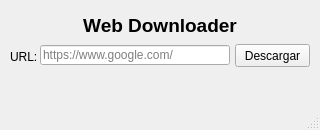
<?xml version="1.0" encoding="UTF-8"?>
<ui version="4.0">
 <class>MainWindow</class>
 <widget class="QMainWindow" name="MainWindow">
  <property name="geometry">
   <rect>
    <x>0</x>
    <y>0</y>
    <width>320</width>
    <height>130</height>
   </rect>
  </property>
  <property name="windowTitle">
   <string>WebDownloader</string>
  </property>
  <property name="windowIcon">
   <iconset resource="img/icono.qrc">
    <normaloff>:/icono/icono.png</normaloff>:/icono/icono.png</iconset>
  </property>
  <widget class="QWidget" name="centralwidget">
   <widget class="QLineEdit" name="lineEdit_url">
    <property name="geometry">
     <rect>
      <x>40</x>
      <y>45</y>
      <width>190</width>
      <height>20</height>
     </rect>
    </property>
    <property name="placeholderText">
     <string>https://www.google.com/</string>
    </property>
   </widget>
   <widget class="QLabel" name="label_url">
    <property name="geometry">
     <rect>
      <x>10</x>
      <y>50</y>
      <width>30</width>
      <height>13</height>
     </rect>
    </property>
    <property name="text">
     <string>URL:</string>
    </property>
   </widget>
   <widget class="QPushButton" name="pushButton_descargar">
    <property name="geometry">
     <rect>
      <x>235</x>
      <y>44</y>
      <width>75</width>
      <height>23</height>
     </rect>
    </property>
    <property name="text">
     <string>Descargar</string>
    </property>
    <property name="icon">
     <iconset resource="img/descargar.qrc">
      <normaloff>:/descargar/descargar.png</normaloff>:/descargar/descargar.png</iconset>
    </property>
   </widget>
   <widget class="QLabel" name="labelstatusbar">
    <property name="geometry">
     <rect>
      <x>110</x>
      <y>70</y>
      <width>47</width>
      <height>13</height>
     </rect>
    </property>
    <property name="text">
     <string/>
    </property>
   </widget>
   <widget class="QLabel" name="label_titulo">
    <property name="geometry">
     <rect>
      <x>10</x>
      <y>10</y>
      <width>300</width>
      <height>30</height>
     </rect>
    </property>
    <property name="font">
     <font>
      <pointsize>14</pointsize>
      <weight>75</weight>
      <bold>true</bold>
     </font>
    </property>
    <property name="text">
     <string>Web Downloader</string>
    </property>
    <property name="alignment">
     <set>Qt::AlignCenter</set>
    </property>
   </widget>
  </widget>
  <widget class="QMenuBar" name="menubar">
   <property name="geometry">
    <rect>
     <x>0</x>
     <y>0</y>
     <width>320</width>
     <height>21</height>
    </rect>
   </property>
  </widget>
  <widget class="QStatusBar" name="statusbar"/>
 </widget>
 <resources>
  <include location="img/descargar.qrc"/>
  <include location="img/icono.qrc"/>
 </resources>
 <connections/>
</ui>
